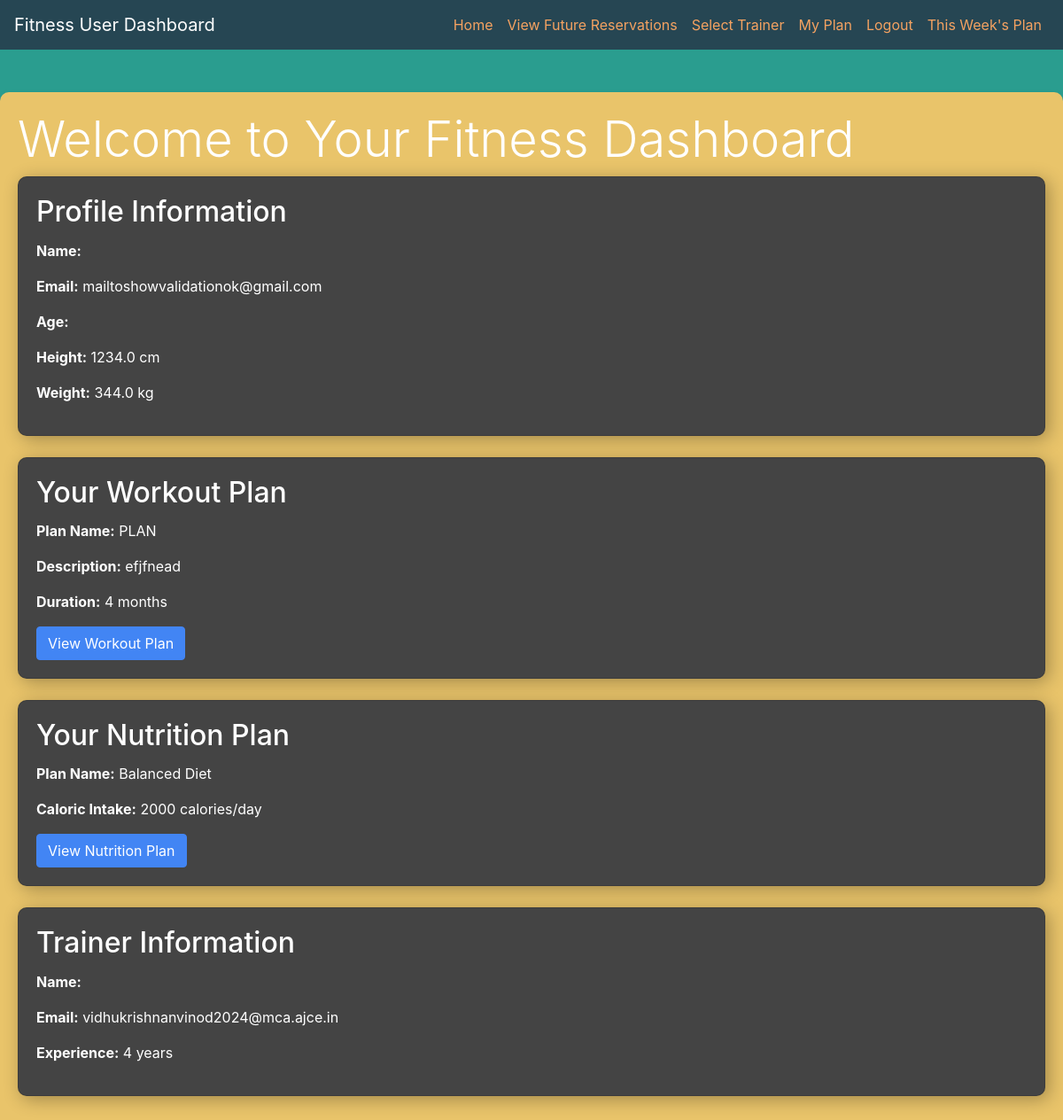
The app's page /members/fitness_user_dashboard/ (signed in) with its own data.
### Members/models.py (models this page shows, shortened)
class FitnessUser(models.Model):
    user = models.OneToOneField(CustomUser, on_delete=models.CASCADE)
    fitness_goal = models.CharField(max_length=255)
    height = models.FloatField()
    weight = models.FloatField()

class TrainingPlan(models.Model):
    plan_name = models.CharField(max_length=255)
    description = models.TextField()
    duration = models.IntegerField()  # Duration in days, weeks, etc.
    created_by_trainer = models.ForeignKey(FitnessTrainer, on_delete=models.CASCADE, null=True, blank=True)
    amount = models.DecimalField(max_digits=10, decimal_places=2, null=True, blank=True)

class FitnessTrainer(models.Model):
    user = models.OneToOneField(CustomUser, on_delete=models.CASCADE)
    experience = models.IntegerField()
    certification = models.CharField(max_length=255, null=True, blank=True)
    training_goal = models.CharField(max_length=255)
    certification_link = models.CharField(max_length=255, blank=True, null=True)  # Add this field

### users/models.py (models this page shows, shortened)
class CustomUser(AbstractBaseUser, PermissionsMixin):
    username = models.CharField(max_length=100, unique=True)
    email = models.EmailField(unique=True)
    first_name = models.CharField(max_length=100)
    last_name = models.CharField(max_length=100)
    role = models.CharField(max_length=20)  # Define roles (e.g., "FitnessUser", "FitnessTrainer", "SportsTrainer")
    description = models.TextField(blank=True, null=True)
    profile_picture = models.ImageField(upload_to='profile_pics/', blank=True, null=True)
    address = models.TextField(blank=True, null=True)
    contact_number = models.CharField(max_length=15, blank=True, null=True)
    second_contact_number = models.CharField(max_length=15, blank=True, null=True)# Add the description field
    is_active = models.BooleanField(default=True)
    is_staff = models.BooleanField(default=False)
    objects = CustomUserManager()
    USERNAME_FIELD = 'email'
    REQUIRED_FIELDS = ['username']

### Members/views.py (the view)
# urls.py: path('fitness_user_dashboard/', views.fitness_user_dashboard, name='fitness_user_dashboard'),
def fitness_user_dashboard(request):
    logged_in_user = request.user  # Replace with your logic
    fitness_user = FitnessUser.objects.get(user=logged_in_user)
    trainer_connection = TrainerUserConnection.objects.filter(fitness_user=fitness_user, status='approved').first()
    trainer = trainer_connection.fitness_trainer if trainer_connection else None
    training_plan_assignments = TrainingPlanAssignment.objects.filter(user=fitness_user)
    context = {
        'fitness_user': fitness_user,
        'trainer': trainer,
        'training_plan_assignments': training_plan_assignments,
    }
    return render(request, 'fu.html', context)

### Members/templates/fu.html (shortened to what this page needs)
<!DOCTYPE html>
<html lang="en">
<head>
    <link href="https://maxcdn.bootstrapcdn.com/bootstrap/4.5.2/css/bootstrap.min.css" rel="stylesheet">
</head>
<body>
    <nav class="navbar navbar-expand-lg navbar-dark bg-dark">
            <a class="navbar-brand" href="{% url 'Members:fitness_user_dashboard' %}">Fitness User Dashboard</a>
            <div class="collapse navbar-collapse" id="navbarNav">
                <ul class="navbar-nav ml-auto">
                    <li class="nav-item active">
                        <a class="nav-link" href="{% url 'Members:fitness_user_dashboard' %}">Home</a>
                    </li>
                    <li class="nav-item">
                        <a class="nav-link" href="{% url 'Members:user_reservations' %}" >View Future Reservations</a>
                    </li>
                    <li class="nav-item">
                        <a class="nav-link" href="{% url 'Members:select_trainer' %}">Select Trainer</a>
                    </li>
                    <li class="nav-item">
                        <a class="nav-link" href="{% url 'Members:view_assigned_training_plans' user.id %}">My Plan</a>
                    </li>
                    <li class="nav-item">
                        <a href="{% url 'users:logout' %}" class="nav-link">Logout</a>
                    </li>
                    <li class="nav-item">
                        <a class="nav-link" href="{% url 'Members:this_weeks_plan' %}">This Week's Plan</a>
                    </li>
                </ul>
            </div>
    </nav>
    <div class="container mt-5">
        <h1 class="display-4">Welcome to Your Fitness Dashboard</h1>
        <div class="card mb-4" style="background-color: #444;">
            <div class="card-body">
                <h2 class="card-title">Profile Information</h2>
                <p><strong>Name:</strong> {{ fitness_user.user.get_full_name }}</p>
                <p><strong>Email:</strong> {{ fitness_user.user.email }}</p>
                <p><strong>Age:</strong> {{ fitness_user.age }}</p>
                <p><strong>Height:</strong> {{ fitness_user.height }} cm</p>
                <p><strong>Weight:</strong> {{ fitness_user.weight }} kg</p>
            </div>
        </div>
        <div class="card mb-4" style="background-color: #444;">
            <div class="card-body">
                <h2 class="card-title">Your Workout Plan</h2>
                {% if training_plan_assignments %}
                    {% with assignment=training_plan_assignments.0.plan %}
                        <p><strong>Plan Name:</strong> {{ assignment.plan_name }}</p>
                        <p><strong>Description:</strong> {{ assignment.description }}</p>
                        <p><strong>Duration:</strong> {{ assignment.duration }} months</p>
                    {% endwith %}
                {% else %}
                    <p>You do not have an assigned workout plan at the moment.</p>
                {% endif %}
                <a href="#" class="btn btn-primary">View Workout Plan</a>
            </div>
        </div>
        <div class="card" style="background-color: #444;">
            <div class="card-body">
                <h2 class="card-title">Your Nutrition Plan</h2>
                <p><strong>Plan Name:</strong> Balanced Diet</p>
                <p><strong>Caloric Intake:</strong> 2000 calories/day</p>
                <a href="#" class="btn btn-primary">View Nutrition Plan</a>
            </div>
        </div>
<BR>
        <div class="card mb-4" style="background-color: #444;">
            <div class="card-body">
                <h2 class="card-title">Trainer Information</h2>
                {% if trainer %}
                    <p><strong>Name:</strong> {{ trainer.user.get_full_name }}</p>
                    <p><strong>Email:</strong> {{ trainer.user.email }}</p>
                    <p><strong>Experience:</strong> {{ trainer.experience }} years</p>
                {% else %}
                    <p><em>You do not have a connected trainer at the moment.</em></p>
                {% endif %}
            </div>
        </div>
    </div>
</body>
</html>

### Members/templates/fu.html (style rules this page uses)
.navbar { background-color: #264653!important; }
.navbar-dark .navbar-nav .nav-link { color: #F4A261!important; }
body { background-color: #2A9D8F!important; }
.container { background-color: #E9C46A!important; padding: 20px; border-radius: 10px; }
.container { max-width: 1400px; margin: 10px auto; padding: 20px; background-color: #333; border-radius: 10px; box-shadow: 0 4px 8px rgba(0, 0, 0, 0.1); color: #fff; }
.btn-primary { background-color: #4285F4; border-color: #4285F4; }
.card { background-color: #d3d3d3 padding: 1em; box-shadow: 4px 4px 20px rgba(0, 0, 0, 0.3); border-radius: 10px; transition: 200ms ease-in-out; }

### records on screen
FitnessUser: user.email "mailtoshowvalidationok@gmail.com", height "1234.0", weight "344.0"
TrainingPlan: plan_name "PLAN", description "efjfnead", duration "4"
FitnessTrainer: user.email "vidhukrishnanvinod2024@mca.ajce.in", experience "4"
